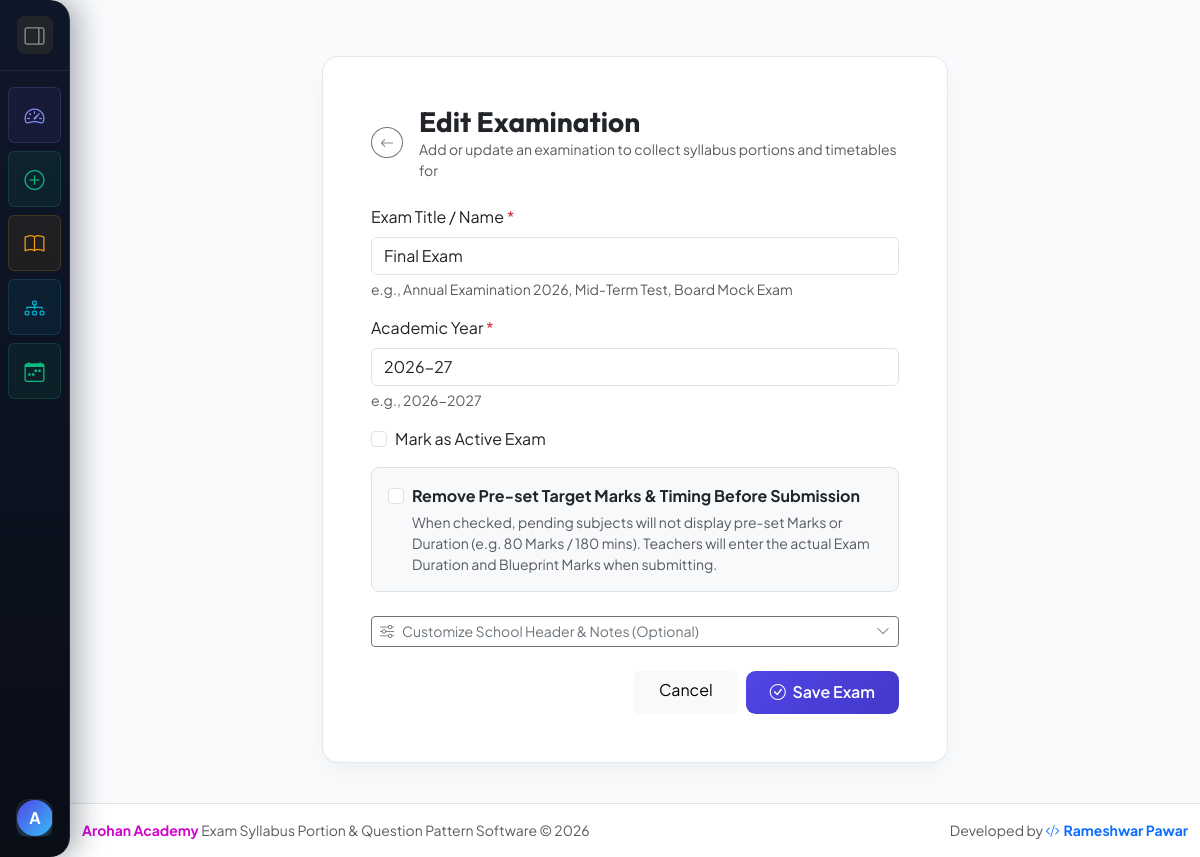
The app's page /exam/2/edit/ (signed in), older data.
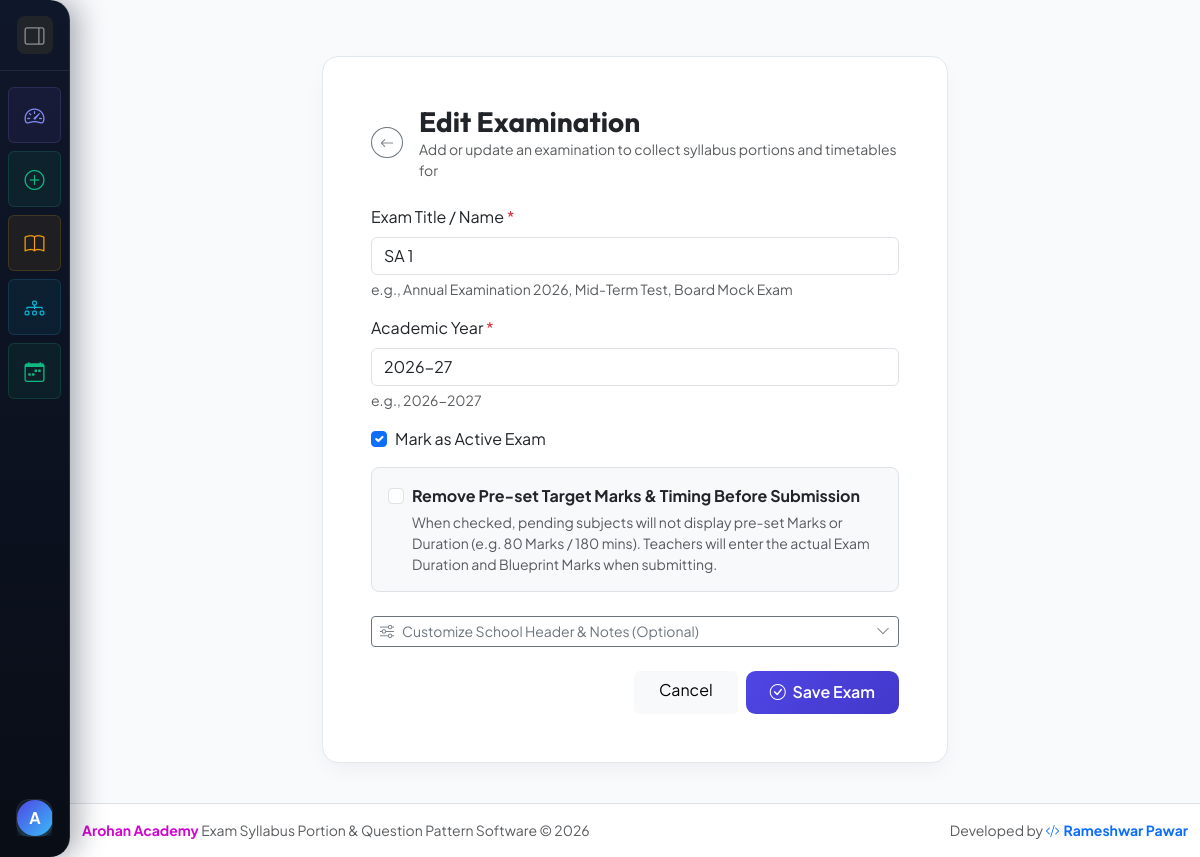
The same page, newer data.
### core/models.py (models this page shows, shortened)
class Exam(models.Model):
    title = models.CharField(max_length=200, help_text="e.g. PA-1 Exam 2026-2027")
    academic_year = models.CharField(max_length=50, help_text="e.g. 2026-2027")
    school_name = models.CharField(max_length=250, default="Arohan Academy School", help_text="School Name Header")
    header_subtitle = models.CharField(max_length=200, default="(Syllabus Paper & Time table)", help_text="Subtitle e.g. (Syllabus Paper & Time table)")
    note_text = models.CharField(max_length=300, default="NOTE: Kindly pay your wards fees before exam and collect the exam pass from the office.", help_text="Bottom note")
    hide_target_before_submission = models.BooleanField(
        default=False,
        help_text="Hide pre-set marks and duration before teacher submission so teachers enter them on submit.",
    )
    created_at = models.DateTimeField(auto_now_add=True, db_index=True)
    is_active = models.BooleanField(default=True, db_index=True)
    class Meta:
        ordering = ['-created_at']
        indexes = [
            models.Index(fields=['is_active', '-created_at'], name='idx_exam_active_created'),
        ]

### core/views.py (the view)
# urls.py: path('exam/<int:exam_id>/edit/', views.edit_exam, name='edit_exam'),
@login_required
def edit_exam(request, exam_id):
    exam = get_object_or_404(Exam, id=exam_id)
    was_hidden = exam.hide_target_before_submission
    if request.method == 'POST':
        form = ExamForm(request.POST, instance=exam)
        if form.is_valid():
            with transaction.atomic():
                exam = form.save()
                if exam.hide_target_before_submission and not was_hidden:
                    PortionSubmission.objects.filter(exam=exam, status='PENDING').update(
                        total_marks=0,
                        duration_minutes=0,
                    )
                    invalidate_on_commit()
            messages.success(request, f"Exam '{exam.title}' updated successfully!")
            return redirect('principal_dashboard')
    else:
        form = ExamForm(instance=exam)
    return render(request, 'core/exam_form.html', {'form': form, 'edit_instance': exam})

### templates/core/exam_form.html (shortened to what this page needs)
{% extends 'base.html' %}
{% block content %}
<div class="container" style="max-width: 650px;">
    <div class="card glass-card p-4 p-md-5 my-3">
        <div class="d-flex align-items-center mb-4">
            <a href="{% url 'principal_dashboard' %}" class="btn btn-sm btn-outline-secondary rounded-circle me-3">
                <i class="bi bi-arrow-left"></i>
            </a>
            <div>
                <h3 class="fw-bold mb-0">{% if edit_instance %}Edit Examination{% else %}Create New Examination{% endif %}</h3>
                <p class="text-muted small mb-0">Add or update an examination to collect syllabus portions and timetables for</p>
            </div>
        </div>
        <form method="post">
            <div class="mb-3">
                <label class="form-label font-semibold">Exam Title / Name <span class="text-danger">*</span></label>
                {{ form.title }}
                <div class="form-text">e.g., Annual Examination 2026, Mid-Term Test, Board Mock Exam</div>
            </div>
            <div class="mb-3">
                <label class="form-label font-semibold">Academic Year <span class="text-danger">*</span></label>
                {{ form.academic_year }}
                <div class="form-text">e.g., 2026-2027</div>
            </div>
            <div class="mb-3 form-check">
                {{ form.is_active }}
                <label class="form-check-label font-semibold" for="{{ form.is_active.id_for_label }}">
                    Mark as Active Exam
                </label>
            </div>
            <div class="mb-4 p-3 rounded-3 border bg-light">
                <div class="form-check mb-1">
                    {{ form.hide_target_before_submission }}
                    <label class="form-check-label fw-bold text-dark" for="{{ form.hide_target_before_submission.id_for_label }}">
                        Remove Pre-set Target Marks & Timing Before Submission
                    </label>
                </div>
                <div class="form-text ms-4">
                    When checked, pending subjects will not display pre-set Marks or Duration (e.g. 80 Marks / 180 mins). Teachers will enter the actual Exam Duration and Blueprint Marks when submitting.
                </div>
            </div>
            <div class="mb-4">
                <button class="btn btn-sm btn-outline-secondary w-100 text-start d-flex justify-content-between align-items-center" type="button" data-bs-toggle="collapse" data-bs-target="#advancedHeaderSettings">
                    <span><i class="bi bi-sliders me-2"></i>Customize School Header & Notes (Optional)</span>
                    <i class="bi bi-chevron-down"></i>
                </button>
            </div>
            <div class="d-flex justify-content-end gap-2">
                <a href="{% url 'principal_dashboard' %}" class="btn btn-light px-4">Cancel</a>
                <button type="submit" class="btn btn-primary-custom px-4">
                    <i class="bi bi-check-circle me-1"></i> Save Exam
                </button>
            </div>
        </form>
    </div>
</div>
{% endblock %}

Row changes from the older to the newer data that the page shows:
changed Exam: title "Final Exam" → "SA 1"; is_active "☐" → "☑"
